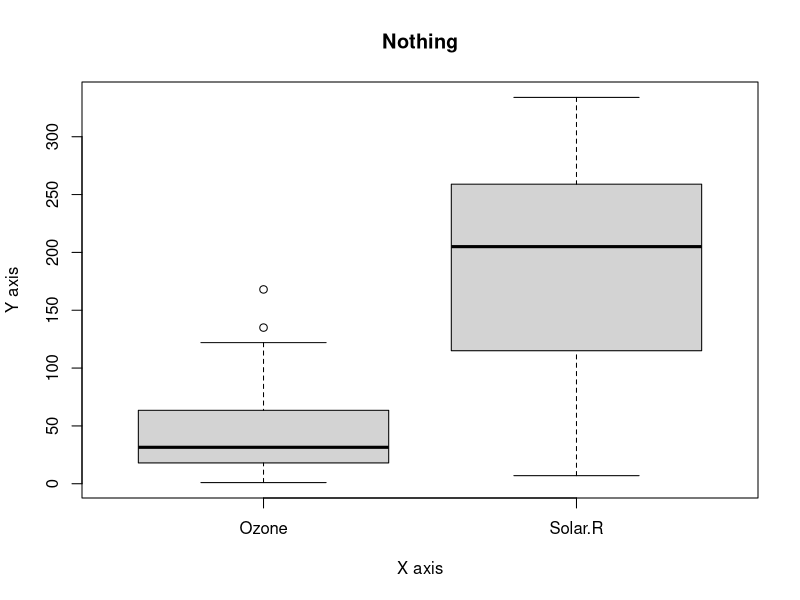

Write the R code that produced this figure.
data(airquality)

str(airquality)

boxplot(airquality[, c("Ozone" , "Solar.R")], main="Nothing" , xlab="X axis" , ylab="Y axis" , names=c("Ozone" , "Solar.R" ) )